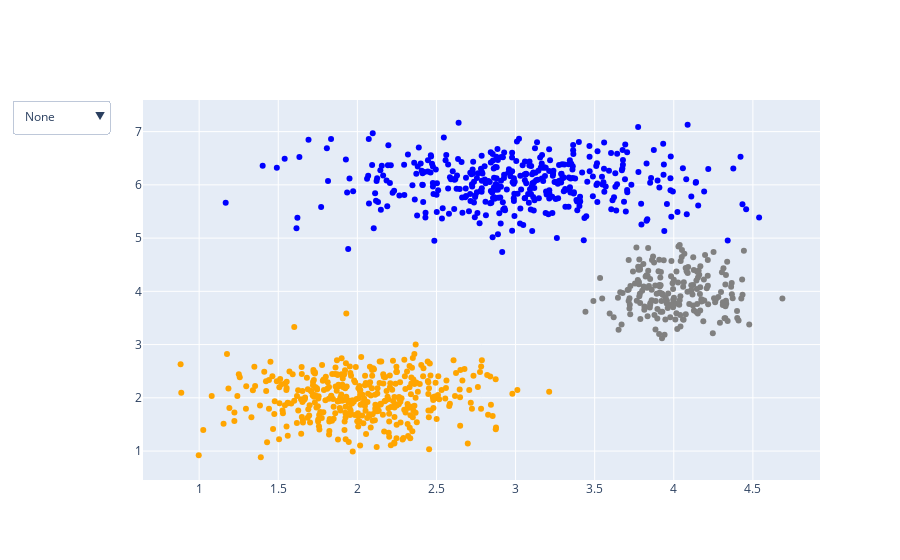

Notebook source saved alongside this figure:
### Code cell
fig = go.Figure()

fig.add_trace(
    go.Scatter(
        x = x0,
        y = y0,
        mode = "markers",
        marker = dict(color="Orange")
    )
)

fig.add_trace(
    go.Scatter(
        x = x1,
        y = y1,
        mode = "markers",
        marker = dict(color="Blue")
    )
)

fig.add_trace(
    go.Scatter(
        x = x2,
        y = y2,
        mode = "markers",
        marker = dict(color="Gray")
    )
)


cluster0 = [
    dict(
        type="circle",
        xref="x", yref="y",
        x0 = min(x0), y0 = min(y0),
        x1 = max(x0), y1 = max(y0),
        line=dict(color="Orange")
    )
]

cluster1 = [
    dict(
        type="circle",
        xref="x", yref="y",
        x0 = min(x1), y0 = min(y1),
        x1 = max(x1), y1 = max(y1),
        line=dict(color="Blue")
    )
]

cluster2 = [
    dict(
        type="circle",
        xref="x", yref="y",
        x0 = min(x2), y0 = min(y2),
        x1 = max(x2), y1 = max(y2),
        line=dict(color="Gray")
    )
]


fig.update_layout(
    updatemenus = [
        dict(buttons = list([
            dict(
                label="None",
                method="relayout",
                args=["shapes", []]),
            dict(
                label="Cluster 0",
                method="relayout",
                args=["shapes", cluster0]),
            dict(
                label="Cluster 1",
                method="relayout",
                args=["shapes", cluster1]),
            dict(
                label="Cluster 2",
                method="relayout",
                args=["shapes", cluster2]),
            dict(
                label="Cluster All",
                method="relayout",
                args=["shapes", cluster0 + cluster1 + cluster2]),
        ]))
    ],
    showlegend=False
)

fig.show()

### Figure 1 — Plotly figure (JSON) as saved in the notebook; plotly's stock layout.template omitted (floating-point values rounded to 4 significant figures; data arrays with more than 128 entries replaced by an {"elided": "..."} marker saying what was removed)
{"data": [{"marker": {"color": "Orange"}, "mode": "markers", "type": "scatter", "x": {"elided": "400 float values"}, "y": {"elided": "400 float values"}}, {"marker": {"color": "Blue"}, "mode": "markers", "type": "scatter", "x": {"elided": "400 float values"}, "y": {"elided": "400 float values"}}, {"marker": {"color": "Gray"}, "mode": "markers", "type": "scatter", "x": {"elided": "200 float values"}, "y": {"elided": "200 float values"}}], "layout": {"showlegend": false, "updatemenus": [{"buttons": [{"args": ["shapes", []], "label": "None", "method": "relayout"}, {"args": ["shapes", [{"line": {"color": "Orange"}, "type": "circle", "x0": 0.8828, "x1": 3.212, "xref": "x", "y0": 0.8836, "y1": 3.583, "yref": "y"}]], "label": "Cluster 0", "method": "relayout"}, {"args": ["shapes", [{"line": {"color": "Blue"}, "type": "circle", "x0": 1.168, "x1": 4.539, "xref": "x", "y0": 4.739, "y1": 7.167, "yref": "y"}]], "label": "Cluster 1", "method": "relayout"}, {"args": ["shapes", [{"line": {"color": "Gray"}, "type": "circle", "x0": 3.442, "x1": 4.687, "xref": "x", "y0": 3.12, "y1": 4.869, "yref": "y"}]], "label": "Cluster 2", "method": "relayout"}, {"args": ["shapes", [{"line": {"color": "Orange"}, "type": "circle", "x0": 0.8828, "x1": 3.212, "xref": "x", "y0": 0.8836, "y1": 3.583, "yref": "y"}, {"line": {"color": "Blue"}, "type": "circle", "x0": 1.168, "x1": 4.539, "xref": "x", "y0": 4.739, "y1": 7.167, "yref": "y"}, {"line": {"color": "Gray"}, "type": "circle", "x0": 3.442, "x1": 4.687, "xref": "x", "y0": 3.12, "y1": 4.869, "yref": "y"}]], "label": "Cluster All", "method": "relayout"}]}]}}
